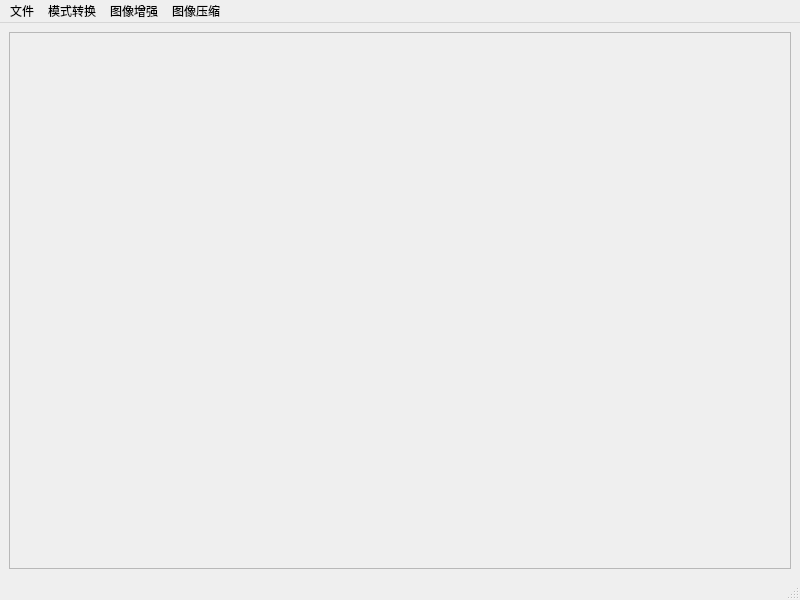
<?xml version="1.0" encoding="UTF-8"?>
<ui version="4.0">
 <class>MainWindow</class>
 <widget class="QMainWindow" name="MainWindow">
  <property name="geometry">
   <rect>
    <x>0</x>
    <y>0</y>
    <width>800</width>
    <height>600</height>
   </rect>
  </property>
  <property name="windowTitle">
   <string>MainWindow</string>
  </property>
  <widget class="QWidget" name="centralwidget">
   <layout class="QGridLayout" name="gridLayout">
    <item row="0" column="0">
     <widget class="QScrollArea" name="scrollArea">
      <property name="maximumSize">
       <size>
        <width>9999</width>
        <height>9999</height>
       </size>
      </property>
      <property name="widgetResizable">
       <bool>true</bool>
      </property>
      <widget class="QWidget" name="scrollAreaWidgetContents_2">
       <property name="geometry">
        <rect>
         <x>0</x>
         <y>0</y>
         <width>776</width>
         <height>525</height>
        </rect>
       </property>
       <property name="maximumSize">
        <size>
         <width>5000</width>
         <height>5000</height>
        </size>
       </property>
       <layout class="QGridLayout" name="gridLayout_2">
        <item row="0" column="0">
         <widget class="QLabel" name="label">
          <property name="maximumSize">
           <size>
            <width>5000</width>
            <height>5000</height>
           </size>
          </property>
          <property name="text">
           <string/>
          </property>
         </widget>
        </item>
       </layout>
      </widget>
     </widget>
    </item>
   </layout>
  </widget>
  <widget class="QMenuBar" name="menubar">
   <property name="geometry">
    <rect>
     <x>0</x>
     <y>0</y>
     <width>800</width>
     <height>26</height>
    </rect>
   </property>
   <widget class="QMenu" name="menu">
    <property name="title">
     <string>文件</string>
    </property>
    <addaction name="action_openPic"/>
    <addaction name="action_open_pic_bmp"/>
    <addaction name="action_bmp_save"/>
   </widget>
   <widget class="QMenu" name="menu_2">
    <property name="title">
     <string>模式转换</string>
    </property>
    <addaction name="action_to_binary"/>
    <addaction name="action_dither"/>
    <addaction name="action_ordered_dither"/>
    <addaction name="action_RGB_to_HSI"/>
    <addaction name="action_HSI_to_RGB"/>
    <addaction name="action_RGB_to_YUV"/>
    <addaction name="action_YUV_to_RGB"/>
    <addaction name="action_RGB_to_grey_YUV"/>
    <addaction name="action_RGB_to_Grey_HSI"/>
    <addaction name="action_RGB_to_YCbCr"/>
    <addaction name="action_YCbCr_to_RGB"/>
   </widget>
   <widget class="QMenu" name="menu_3">
    <property name="title">
     <string>图像增强</string>
    </property>
    <addaction name="action_histoEqualizing"/>
    <addaction name="action_log"/>
    <addaction name="action_power_law"/>
   </widget>
   <widget class="QMenu" name="menu_4">
    <property name="title">
     <string>图像压缩</string>
    </property>
    <addaction name="action_quantization"/>
    <addaction name="action_predict"/>
    <addaction name="action_DCT"/>
    <addaction name="action_IDCT"/>
    <addaction name="action_DCT_Compress"/>
   </widget>
   <addaction name="menu"/>
   <addaction name="menu_2"/>
   <addaction name="menu_3"/>
   <addaction name="menu_4"/>
  </widget>
  <widget class="QStatusBar" name="statusbar"/>
  <action name="action_openPic">
   <property name="text">
    <string>打开图片（QImage自动识别）</string>
   </property>
  </action>
  <action name="action_to_binary">
   <property name="text">
    <string>单阈值法</string>
   </property>
  </action>
  <action name="action_histoEqualizing">
   <property name="text">
    <string>直方图均衡</string>
   </property>
  </action>
  <action name="action_dither">
   <property name="text">
    <string>dither</string>
   </property>
  </action>
  <action name="action_ordered_dither">
   <property name="text">
    <string>ordered dither</string>
   </property>
  </action>
  <action name="action_log">
   <property name="text">
    <string>Log</string>
   </property>
  </action>
  <action name="action_power_law">
   <property name="text">
    <string>power_law</string>
   </property>
  </action>
  <action name="action_RGB_to_HSI">
   <property name="text">
    <string>RGBtoHSI</string>
   </property>
  </action>
  <action name="action_RGB_to_YUV">
   <property name="text">
    <string>RGBtoYUV</string>
   </property>
  </action>
  <action name="action_HSI_to_RGB">
   <property name="text">
    <string>HSItoRGB</string>
   </property>
  </action>
  <action name="action_YUV_to_RGB">
   <property name="text">
    <string>YUVtoRGB</string>
   </property>
  </action>
  <action name="action_RGB_to_grey_YUV">
   <property name="text">
    <string>RGBtoGrey(YUV)</string>
   </property>
  </action>
  <action name="action_quantization">
   <property name="text">
    <string>均匀量化</string>
   </property>
  </action>
  <action name="action_RGB_to_Grey_HSI">
   <property name="text">
    <string>RGBtoGrey(HSI)</string>
   </property>
  </action>
  <action name="action_open_pic_bmp">
   <property name="text">
    <string>bmp格式文件读取</string>
   </property>
  </action>
  <action name="action_RGB_to_YCbCr">
   <property name="text">
    <string>RGBtoYCbCr</string>
   </property>
  </action>
  <action name="action_YCbCr_to_RGB">
   <property name="text">
    <string>YCbCrtoRGB</string>
   </property>
  </action>
  <action name="action_bmp_save">
   <property name="text">
    <string>bmp格式图片保存</string>
   </property>
  </action>
  <action name="action_predict">
   <property name="text">
    <string>无损预测</string>
   </property>
  </action>
  <action name="action_DCT">
   <property name="text">
    <string>DCT</string>
   </property>
  </action>
  <action name="action_IDCT">
   <property name="text">
    <string>IDCT</string>
   </property>
  </action>
  <action name="action_DCT_Compress">
   <property name="text">
    <string>DCTCompress</string>
   </property>
  </action>
 </widget>
 <resources/>
 <connections/>
</ui>
